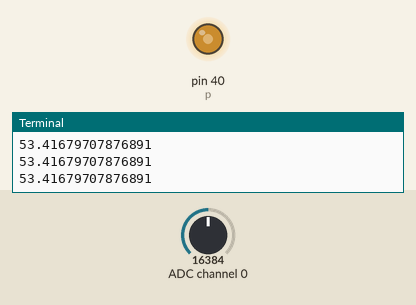
The program below on a simulated Raspberry Pi (header pin numbers). Parts: output pins drawn as LEDs (lit = HIGH), the last lines printed to the terminal. The inputs (shaded band) are chosen by the test bench; at power-on: ADC channel 0 = 16384 (analog values on the 0–32767 scale).

Above: at 1.2 s.
1.3 s: ADC channel 0 set to 9830
At 2.5 s:
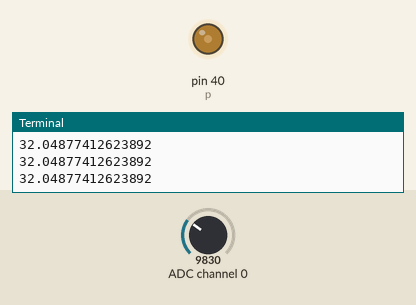
2.8 s: ADC channel 0 set to 3932
At 4.0 s:
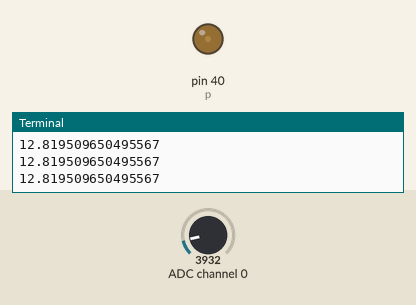
4.3 s: ADC channel 0 set to 0
At 5.5 s:
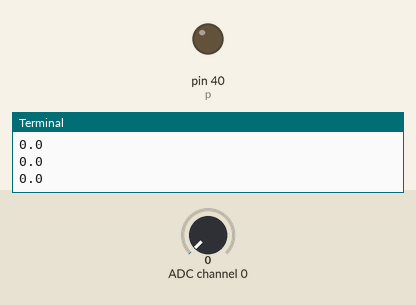
5.8 s: ADC channel 0 set to 28834
At 7.0 s:
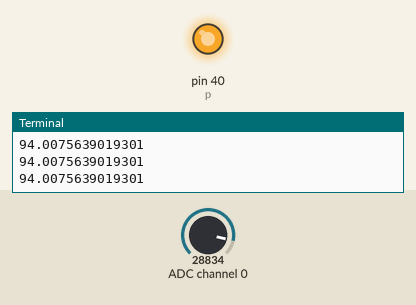
7.3 s: ADC channel 0 set to 16383
At 8.6 s:
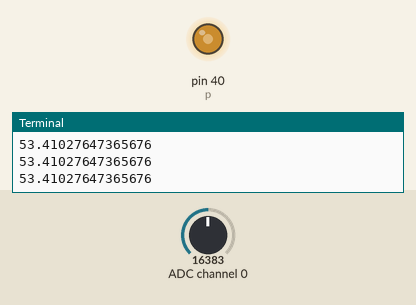
Timing chart, 0 to 9.8 s (numbered marks = the images above; inputs shaded):
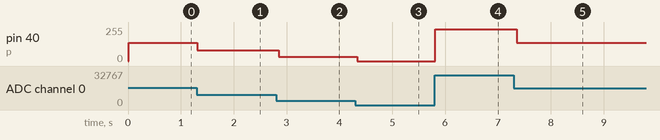

The program:

AS4_-_Analog_input_FSR.py
```python
import time
import Adafruit_ADS1x15
import RPi.GPIO as GPIO
#6380145
adc = Adafruit_ADS1x15.ADS1115()

GPIO.setwarnings(False)
GPIO.setmode(GPIO.BOARD)
GPIO.setup(40,GPIO.OUT)
p = GPIO.PWM(40,100)
p.start(0)


GAIN = 1

while True:
    value = adc.read_adc(0,gain=GAIN)
    k = value*100/30672
    if k < 0:
        k = 0
    if k> 100:
        k = 100
    print(k)
    p.ChangeDutyCycle(k)
    time.sleep(0.05)
```

Measured:
- after the input at 1.3 s, pin 40 (p): 136/255 → 82/255 at once
- after the input at 2.8 s, pin 40 (p): 82/255 → 33/255 after 0.05 s
- after the input at 4.3 s, pin 40 (p): 33/255 → 0/255 at once
- after the input at 5.8 s, pin 40 (p): 0/255 → 240/255 at once
- after the input at 7.3 s, pin 40 (p): 240/255 → 136/255 after 0.05 s
